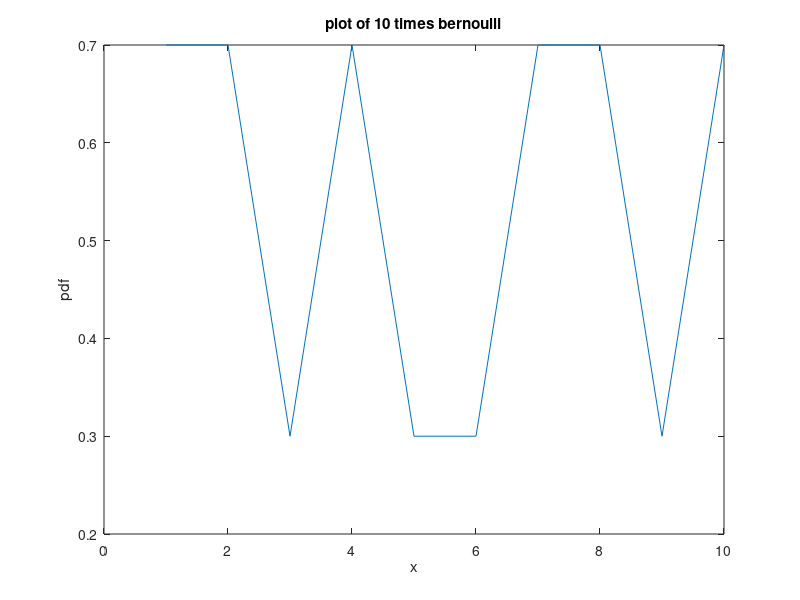

The MATLAB source for this figure:
%% Exercise One 
%% parameters
x_min = 0;
x_max = 10; 
n = 100;
alpha = 2;
beta = 3;
lambda = 2;

x = linspace(x_min, x_max, n);
beta_pdf = betapdf(x,alpha, beta);
exponential_pdf = exppdf(x,1/lambda);

subplot(1,2,1);
plot(x, beta_pdf, 'k');
xlabel('x'); ylabel('pdf');
title('Probability Density Function of beta(2,2)');

subplot(1,2,2);
plot(x, exponential_pdf, 'k-');
xlabel('x'); ylabel('pdf');
title('Probability Density Function of exp(2)');

%% Exerciese Two
%% parameters
clc; 
clear;
N = 10;
theta = 0.3; 
x_min = 0;
x_max = 10; 
n = 1000000000;

x = x_min:x_max;
probability_binomial = binopdf(x, N, theta);
subplot(1,1,1);
plot(x, probability_binomial);
xlabel('x'); ylabel('pdf');
title("pdf of binomial distribution Binomial(10,3)");

%% Exerciese Three
clc; 
clear;
%% parameters
values = 1; 
N = 1; 
theta = 0.3;
probability_bernoulli = zeros(10,1);
for i = 1:10
    probability_bernoulli(i) = binopdf(round(rand(1)), N, theta);
end
plot(1:10, probability_bernoulli);
xlabel('x'); ylabel('pdf');
title("plot of 10 times bernoulli");